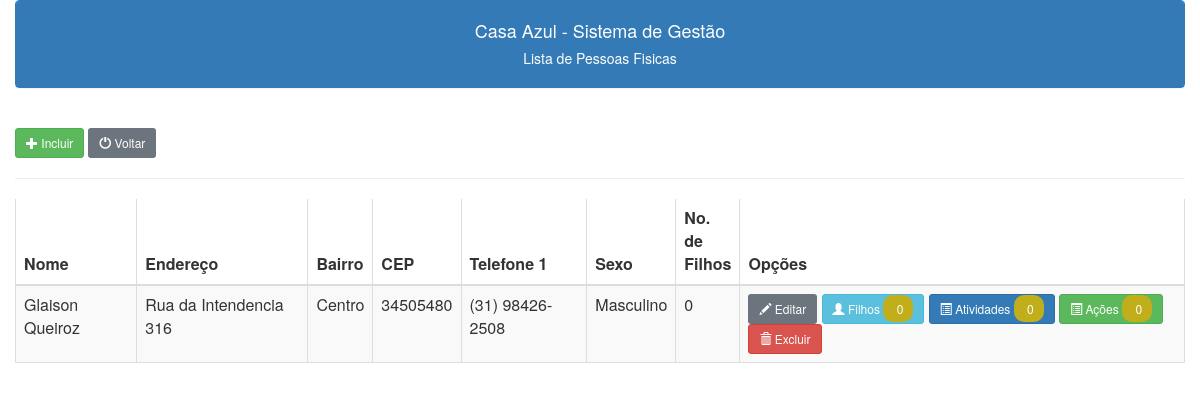
The page /pessoas/pessoas_lista.php on the database as committed earlier.
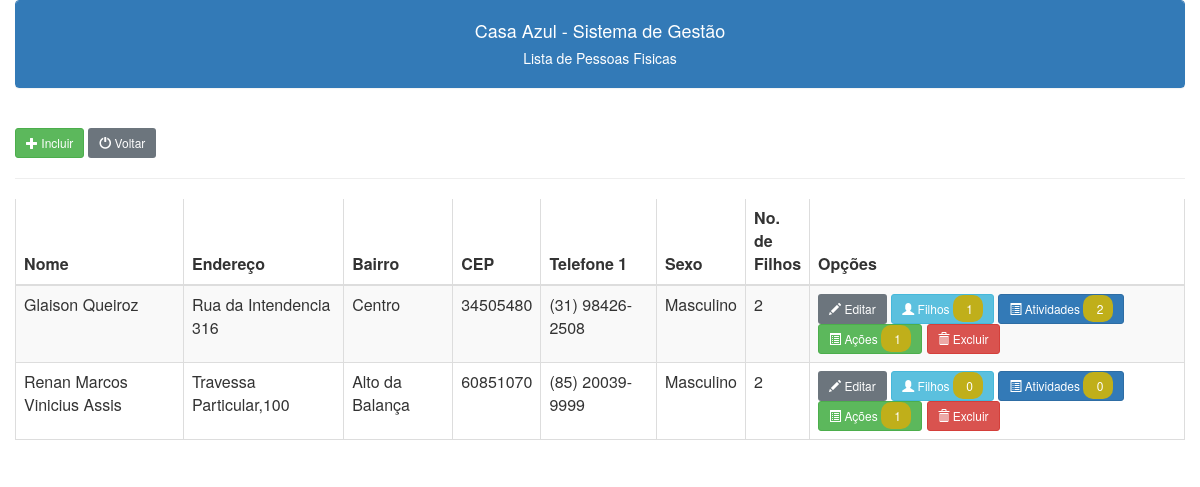
The same page on the database as committed later.
### tables this page shows
CREATE TABLE IF NOT EXISTS `cadastro` (
  `id` int NOT NULL AUTO_INCREMENT,
  `nome` varchar(200) DEFAULT NULL,
  `datanasc` date DEFAULT NULL,
  `identidade` varchar(9) DEFAULT NULL,
  `cpf` varchar(11) DEFAULT NULL,
  `cep` varchar(12) DEFAULT NULL,
  `endereco` varchar(150) DEFAULT NULL,
  `bairro` varchar(120) DEFAULT NULL,
  `cidade` varchar(120) DEFAULT NULL,
  `nomepai` varchar(200) DEFAULT NULL,
  `nomemae` varchar(200) DEFAULT NULL,
  `fone1` varchar(20) DEFAULT NULL,
  `fone2` varchar(20) DEFAULT NULL,
  `fone3` varchar(20) DEFAULT NULL,
  `niss` varchar(11) DEFAULT NULL,
  `email` varchar(150) DEFAULT NULL,
  `data_cadastro` date DEFAULT NULL,
  `numerofilhos` int DEFAULT NULL,
  `sexo` char(1) DEFAULT NULL,
  `genero` char(1) DEFAULT NULL,
  `socio` char(1) DEFAULT NULL,
  `datasocio` date DEFAULT NULL,
  `observacao` blob,
  PRIMARY KEY (`id`)
);

### pessoas/pessoas_lista.php (the view, shortened to what this page needs)
<?php
include("../conexao.php");
include("../links.php");
$c_sql = "SELECT * FROM cadastro ORDER BY nome";
?>
<!DOCTYPE html>
<html lang="pt-BR">
<head>
</head>
<body>
    <div class="container-fluid">
        <div class="panel panel-primary class">
            <div class="panel-heading text-center">
                <h4>Casa Azul - Sistema de Gestão</h4>
                <h5>Lista de Pessoas Fisicas<h5>
            </div>
        </div>
        <br>
        <a class="btn btn-success btn-sm" href="/casaazul/pessoas/pessoas_novo.php"><span class="glyphicon glyphicon-plus"></span> Incluir</a>
        <a class="btn btn-secondary btn-sm" href="/casaazul/menu.php"><span class="glyphicon glyphicon-off"></span> Voltar</a>
        <hr>
        <div class="table-responsive">
            <table class="table table-bordered table-striped tabpessoas">
                <thead class="thead">
                    <tr>
                        <th>Nome</th>
                        <th>Endereço</th>
                        <th>Bairro</th>
                        <th>CEP</th>
                        <th>Telefone 1</th>
                        <th>Sexo</th>
                        <th style="width: 30px;">No. de Filhos</th>
                        <th>Opções</th>
                    </tr>
                </thead>
                <tbody>
                    <?php
                    $result = $conection->query($c_sql);
                    while ($c_linha = $result->fetch_assoc()) {
                        $c_sql_filhos = "SELECT COUNT(*) AS qtd_filhos FROM dependentes WHERE id_pessoa = $c_linha[id]";
                        $result_filhos = $conection->query($c_sql_filhos);
                        $row_filhos = $result_filhos->fetch_assoc();
                        $qtd_filhos = $row_filhos['qtd_filhos'];
                        $c_sql_atividades = "SELECT COUNT(*) AS qtd_atividades FROM participamentes_atividade WHERE id_participante = $c_linha[id]";
                        $result_atividades = $conection->query($c_sql_atividades);
                        $row_atividades = $result_atividades->fetch_assoc();
                        $qtd_atividades = $row_atividades['qtd_atividades'];
                        $c_sql_acoes = "SELECT COUNT(*) AS qtd_acoes FROM participantes_acoes WHERE id_participante = $c_linha[id]";
                        $result_acoes = $conection->query($c_sql_acoes);
                        $row_acoes = $result_acoes->fetch_assoc();
                        $qtd_acoes = $row_acoes['qtd_acoes'];
                        if ($c_linha['sexo']=='M')
                            $c_sexo = 'Masculino';
                        else
                            $c_sexo = 'Feminino';
                        echo "
                    <tr>
                        <td>$c_linha[nome]</td>
                        <td>$c_linha[endereco]</td>
                        <td>$c_linha[bairro]</td>
                        <td>$c_linha[cep]</td>
                        <td>$c_linha[fone1]</td>
                        <td>$c_sexo</td>
                        <td>$c_linha[numerofilhos]</td>
                        <td>
                    <a class='btn btn-secondary btn-sm' href='/casaazul/pessoas/pessoas_editar.php?id=$c_linha[id]'><span class='glyphicon glyphicon-pencil'></span> Editar</a>
                    <a class='btn btn-info btn-sm' href='/casaazul/pessoas/filhos_lista.php?id=$c_linha[id]'><span class='glyphicon glyphicon-user'></span> Filhos&nbsp<span style='background-color: #c0af1a; color: white; padding: 5px 10px; border-radius: 10px;'> $qtd_filhos</span></a>
                    <a class='btn btn-primary btn-sm' href='/casaazul/pessoas/pessoas_atividades.php?id=$c_linha[id]'><span class='glyphicon glyphicon-list-alt'></span> Atividades&nbsp<span style='background-color: #c0af1a; color: white; padding: 5px 10px; border-radius: 10px;'> $qtd_atividades</span></a>
                    <a class='btn btn-success btn-sm' href='/casaazul/pessoas/pessoas_acoes.php?id=$c_linha[id]'><span class='glyphicon glyphicon-list-alt'></span> Ações&nbsp<span style='background-color: #c0af1a; color: white; padding: 5px 10px; border-radius: 10px;'> $qtd_acoes</span></a>
                    <a class='btn btn-danger btn-sm' href='javascript:func()'onclick='confirmacao($c_linha[id])'><span class='glyphicon glyphicon-trash'></span> Excluir</a>
                    </td>
                    </tr>";
                    }
                    ?>
                </tbody>
            </table>
        </div>
    </div>
</body>
</html>

Rows that differ between the two databases and show on the page:
changed cadastro "Glaison Queiroz": numerofilhos "0" → "2"; qtd_filhos "0" → "1"; qtd_atividades "0" → "2"; qtd_acoes "0" → "1"
added cadastro: nome "Renan Marcos Vinicius Assis", endereco "Travessa Particular,100", bairro "Alto da Balança", cep "60851070", fone1 "(85) 20039-9999", sexo "Masculino", numerofilhos "2", qtd_filhos "0", qtd_atividades "0", qtd_acoes "1"
